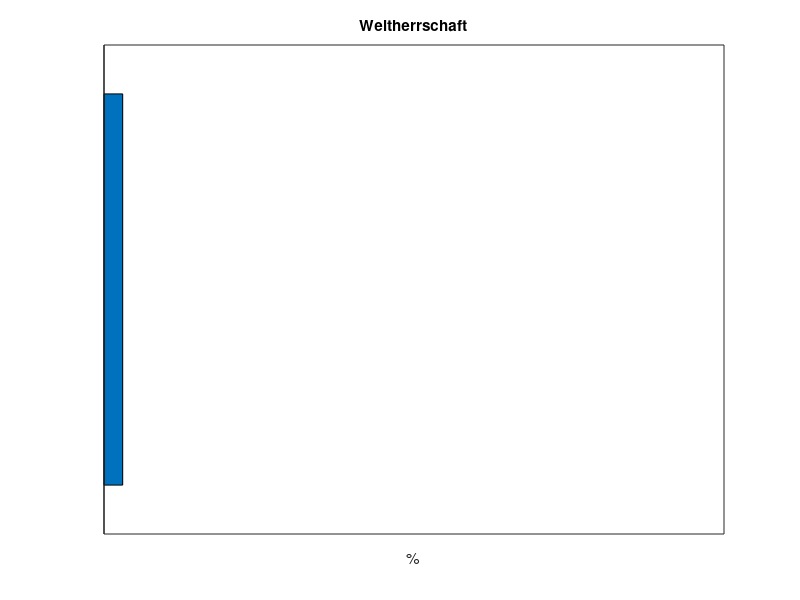

This chart was generated by the following MATLAB code:
figure(1)

xlabel('%')    


for i =1:100
    barh([3+rand()])
xlim([0,100])
% For R2014a and earlier:
ax = gca;
set(ax,'XTick',[])
set(ax,'YTick',[])
title('Weltherrschaft')
xlabel('%')    
    pause(0.05)

end